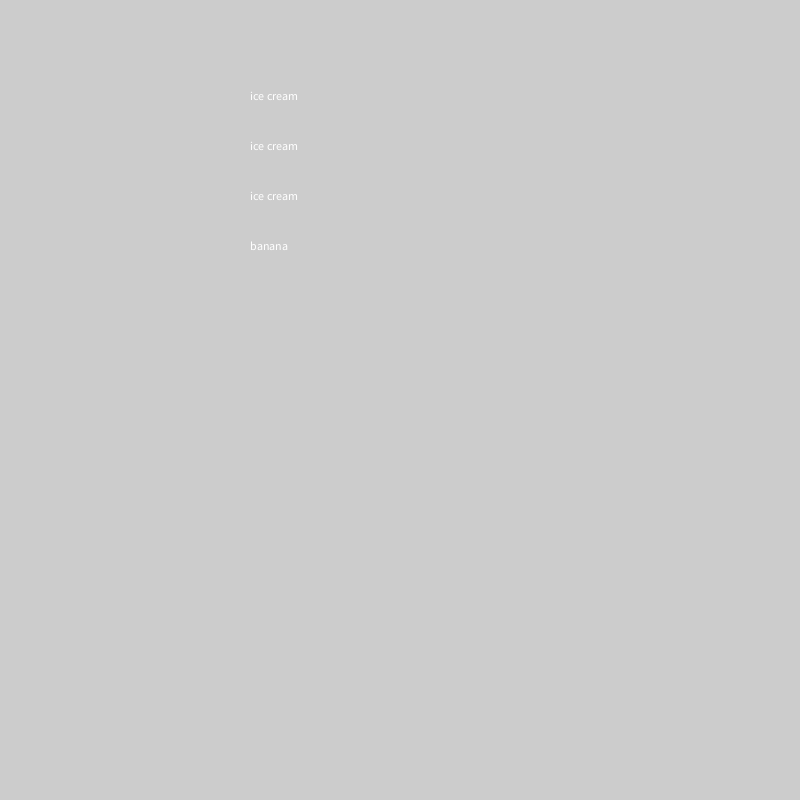
Frame 1 (no input)
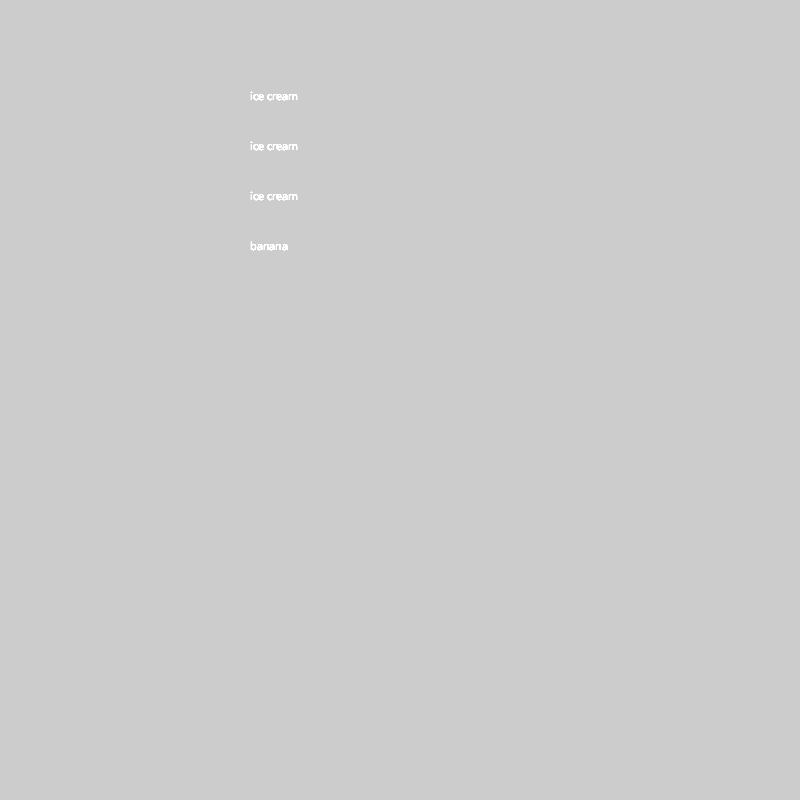
Frame 60 (the mouse pressed at the canvas centre just before this capture)
Frame 120 (the mouse held since frame 60 and released just before this capture): identical to frame 60, image omitted

The Processing sketch that drew these frames (run headless with seeded random() and noise(); from frame 60 on, the mouse is pressed at the canvas centre):

// Processing sketch: banana_split
// ── banana_split.pde
int y = 100; 
String  text = "ice cream";

void setup() {
    size(800, 800);
}

void draw() {
int i;
for(i=1; i<=4; i++ ) {
  if(i==4){
    text = "banana";
  }
  text( text, 250, y);
 y += 50;
}
 y = 100;
 text = "ice cream";
}
